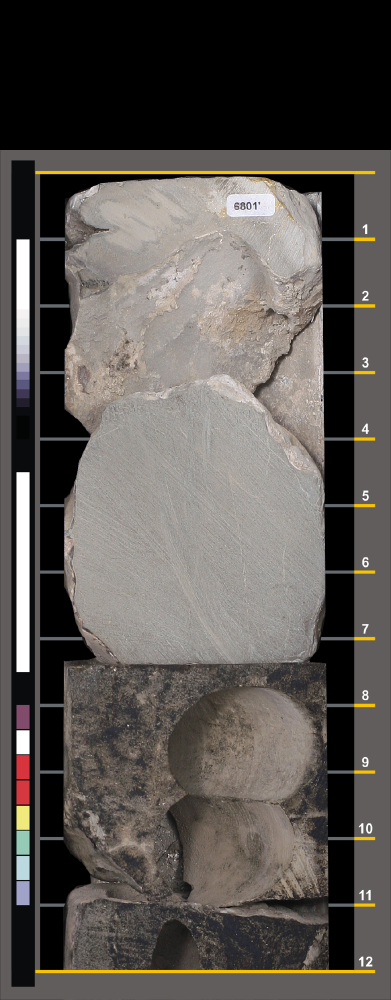
#> input picture 2.model-training/example_test_set/pozo_4_img_1.tif, 782 x 2000 px (shown at 1/2 size); its folder holds 2 pictures in this run
$ python pre_processing_subfolders.py --input_folder ../2.model-training --output_folder out   (older library calls are emulated)
#> lines starting #> are read from the running program, lines starting #| are printed output that depends on the picture; long printed decimals are rounded
import argparse
import numpy as np
import subprocess
import os, sys
import cv2

from PIL import Image
from skimage.color import rgb2gray
from skimage.filters.rank import entropy
from skimage.morphology import disk, opening
from skimage.filters import threshold_otsu, threshold_minimum
from scipy import ndimage as ndi
from skimage.measure import label, regionprops
from skimage.transform import resize
import time

import matplotlib.pyplot as plt

class SampleTemplate:
    # [4 lines left out: function __init__, not called in this run]

class ROILocalizer:
    def __init__(self):
        self.templates = []
        self.dists = []

    # [73 lines left out: functions compute_descriptor, verify_membership, __localize, localize, not called in this run]

def load_image(filename) :
    return cv2.imread(filename)
#> returned value is the input picture: shape (2000, 782, 3); mean B, G, R 82.3, 86.5, 91.1

def save_image(img, filename) :
    cv2.imwrite(filename, img)

def save_results(results, output_folder):
    for result in results:
        filename, patches = result
        basename = os.path.basename(filename)
        filename_no_ext = os.path.splitext(basename)[0]
        heigth = img.shape[0]//4

        save_image(patches[0], os.path.join(output_folder, filename_no_ext + "_patch_1.png"))
        save_image(patches[1], os.path.join(output_folder, filename_no_ext + "_patch_2.png"))
        save_image(patches[2], os.path.join(output_folder, filename_no_ext + "_patch_3.png"))
        save_image(patches[3], os.path.join(output_folder, filename_no_ext + "_patch_4.png"))

def split_image(img, filename, output_folder):
    #basename = os.path.basename(filename)
    #filename_no_ext = os.path.splitext(basename)[0]

    heigth = img.shape[0]//4
    img_1 = img[:heigth,:,:]
    #save_image(img_1, os.path.join(output_folder, filename_no_ext + "_patch_1.png"))

    img_2 = img[heigth:heigth*2,:,:]
    #save_image(img_2, os.path.join(output_folder, filename_no_ext + "_patch_2.png"))

    img_3 = img[heigth*2:heigth*3,:,:]
    #save_image(img_3, os.path.join(output_folder, filename_no_ext + "_patch_3.png"))

    img_4 = img[heigth*3:,:,:]
    #save_image(img_4, os.path.join(output_folder, filename_no_ext + "_patch_4.png"))
    return [img_1, img_2, img_3, img_4]

def process_img(img, filename, output_folder, pit_id, localizer):
#> called with filename = 'pozo_4_img_1.tif', output_folder = 'out', pit_id = 4
    if pit_id == 1:
        img = img[:, 50:-50, :]
        patches = split_image(img, filename, output_folder)
    elif pit_id == 2:
        img = img[:, 524:1136, :]
        patches = split_image(img, filename, output_folder)
    elif pit_id == 3:
        img = img[:, 524:1136, :]
        patches = split_image(img, filename, output_folder)
    elif pit_id == 4:
        img = img[352:1938, 122:667, :]
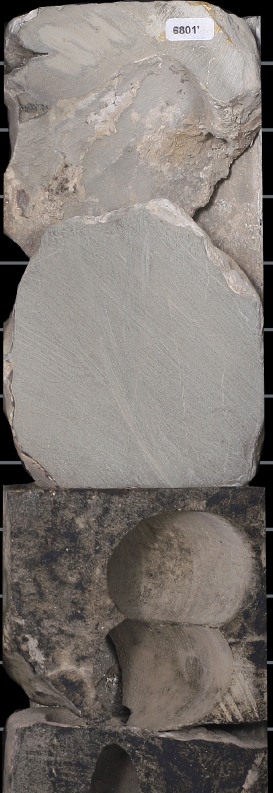
#> img: shape (1586, 545, 3) (shown at 1/2 size); mean of channels 0, 1, 2 114.7, 119.5, 125.9; drawn as B, G, R
        patches = split_image(img, filename, output_folder)
#> in split_image, `img_1 = img[:heigth,:,:]`:
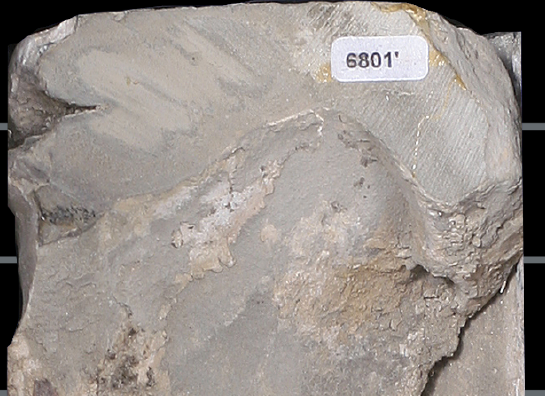
#> img_1: shape (396, 545, 3); mean of channels 0, 1, 2 140.3, 145.5, 153; drawn as B, G, R
#> in split_image, `img_2 = img[heigth:heigth*2,:,:]`:
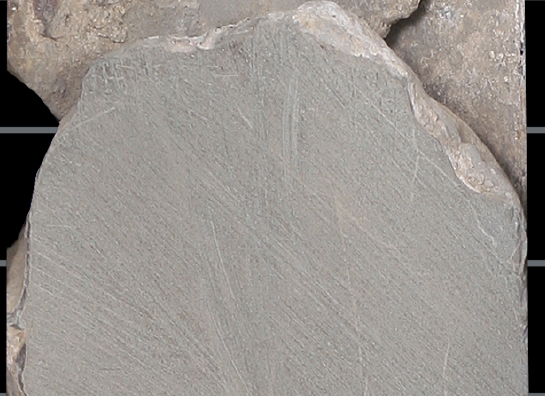
#> img_2: shape (396, 545, 3); mean of channels 0, 1, 2 141.9, 146.4, 151.3; drawn as B, G, R
#> in split_image, `img_3 = img[heigth*2:heigth*3,:,:]`:
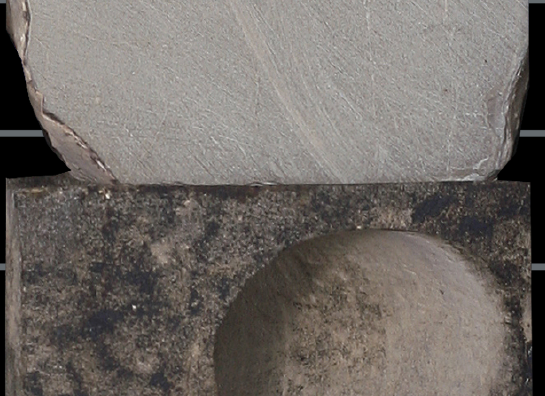
#> img_3: shape (396, 545, 3); mean of channels 0, 1, 2 102.9, 107.6, 113.4; drawn as B, G, R
#> in split_image, `img_4 = img[heigth*3:,:,:]`:
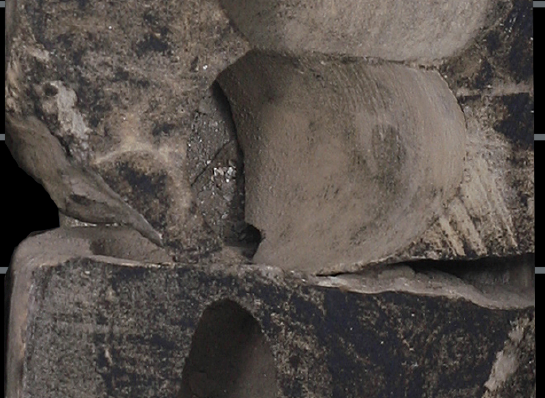
#> img_4: shape (398, 545, 3); mean of channels 0, 1, 2 73.7, 78.8, 86.1; drawn as B, G, R
#> patches = 4 items
    elif pit_id == 5:
        img = img[25:2090, 472:1066, :]
        patches = split_image(img, filename, output_folder)
    elif pit_id == 6:
        img = img[31:509, 119:262, :]
        patches = split_image(img, filename, output_folder)
    elif pit_id == 7:
        img = img[70:2060, 458:1050, :]
        patches = split_image(img, filename, output_folder)
    elif pit_id == 8:
        img = img[352:1938, 132:637, :]
        patches = split_image(img, filename, output_folder)
    elif pit_id == 9:
        img = img[45:2075, 551:1135, :]
        patches = split_image(img, filename, output_folder)
    elif pit_id == 10:
        img = img[80:2062, 472:1076, :]
        patches = split_image(img, filename, output_folder)
    else:
        roi = localizer.localize(img)
        img = img[roi[0]:roi[2],roi[1]:roi[3]]
        patches = split_image(img, filename, output_folder)

    return patches

#===============#
# main function
#===============#
if __name__ == "__main__":
    # verify input parameters
    parser = argparse.ArgumentParser('Applies the pre-processing steps to a folder containing subfolders')
    required_named = parser.add_argument_group('required named arguments')
    required_named.add_argument('-i', '--input_folder', type=str, help='Folder containing the subfolders with the images', required=True)
    required_named.add_argument('-o', '--output_folder', type=str, help='Output folder', required=True)
#   parser.add_argument("--num_pits", type=int, default=10, help="Number of pits")
    parser.add_argument("-r", "--visualize_images", action="store_true", default=False, help="Visualize the images")
    args = parser.parse_args()

    # read input parameters
    input_folder = args.input_folder
    output_folder = args.output_folder
    visualize_images = args.visualize_images

    if not os.path.isdir(output_folder):
        os.makedirs(output_folder)

    print("Procesando folder '{}':".format(input_folder))
    subfolders = os.listdir(input_folder)
    subfolders.sort()
    time_all_folders = 0

    for subfolder in subfolders:
        print("Procesando subfolder '{}':".format(subfolder))

        print("- Iniciando preprocesamiento")
        # T1 : Loop para iniciar el preprocesamiento
        start = time.time()

        # read the files in the directory
        files = os.listdir(os.path.join(input_folder, subfolder))
        files.sort()
        files_zip = zip(range(1, len(files)+1), files)

        # process each image
        n_imgs_per_pit = {}
        localizer = ROILocalizer()
        results_list = []

        for i, file in files_zip:
            # read image
            img = load_image(os.path.join(input_folder, subfolder, file))

            # split the filename
            basename = os.path.basename(file)
            filename_no_ext = os.path.splitext(basename)[0]

            token = filename_no_ext.split('_')

            if token != None:
                pit_id = int(token[1])
            else:
                pit_id = -1

            # count the number of images per pit
            if not pit_id in n_imgs_per_pit:
                n_imgs_per_pit[pit_id] = 0
            n_imgs_per_pit[pit_id] += 1

            # apply a different procedure according to the number of pit
            print(" Procesando imagen {}/{} ...\r".format(i, len(files)), end="")
            patches = process_img(img, file, output_folder, pit_id, localizer)
#> patches = 4 items
            results_list.append((file, patches))

        # T2 : Preprocesamient finalizado
        total_time = time.time() - start
        print("- Preprocesamiento finalizado: {} sec".format(total_time))
#| - Preprocesamiento finalizado: 0.2495 sec
        time_all_folders += total_time
#> time_all_folders = 0.25
        print("- Guardando resultados ...")

        # Guardar los resultados
        save_results(results_list, output_folder)
#> the loop in save_results, `for result in results:` made 2 passes
#> pass 2, in save_image (call 6), `cv2.imwrite(filename, img)`:
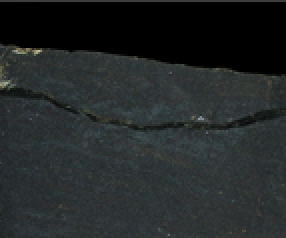
#> saved as pozo_6_img_1_patch_2.png: shape (119, 143, 3) (shown 2 times larger); mean B, G, R 40.4, 39.9, 35.8
#> pass 2, in save_image (call 8), `cv2.imwrite(filename, img)`:
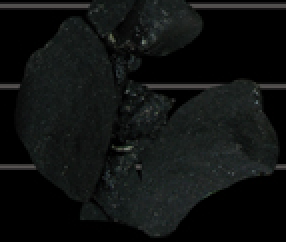
#> saved as pozo_6_img_1_patch_4.png: shape (121, 143, 3) (shown 2 times larger); mean B, G, R 17.2, 17.9, 15.7

        # visualizar imagenes
        if visualize_images:
            n_rows = len(files)
            n_cols = 4
            f, axarr = plt.subplots(n_rows, n_cols, figsize=(5,50))
            results_list_flat = []
            for i, result in zip(range(len(results_list)), results_list):
                _, patches = result
                axarr[i,0].imshow(patches[0])
                axarr[i,1].imshow(patches[1])
                axarr[i,2].imshow(patches[2])
                axarr[i,3].imshow(patches[3])
                # axarr[i,0].axis('off')
                # axarr[i,1].axis('off')
                # axarr[i,2].axis('off')
                # axarr[i,3].axis('off')
            plt.tight_layout()
            plt.show()

        n_patches = 0
        # print("Reporte: images processed by pozo id:")
        for i in range(1, max(n_imgs_per_pit)+1):
            if i in n_imgs_per_pit:
        #         print("Pit {}: {} images (created {} patches)".format(i, n_imgs_per_pit[i], n_imgs_per_pit[i]*4))
                n_patches += n_imgs_per_pit[i]*4
        print("- Patches creados: {}".format(n_patches))

    print("Tiempo de procesamiento para todos los subfolders: {} sec".format(time_all_folders))
#| Tiempo de procesamiento para todos los subfolders: 0.2495 sec

$ run again, on 2.model-training/example_test_set/pozo_8_img_1.tif
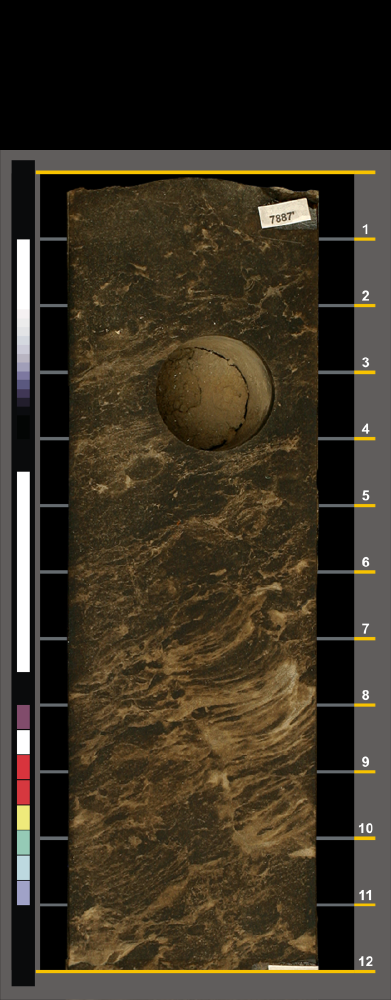
#> input picture 2.model-training/example_test_set/pozo_8_img_1.tif, 782 x 2000 px (shown at 1/2 size)
#> in load_image, returned value is the input picture: shape (2000, 782, 3); mean B, G, R 35.7, 49.9, 58.4
#> in split_image, `img_3 = img[heigth*2:heigth*3,:,:]`:
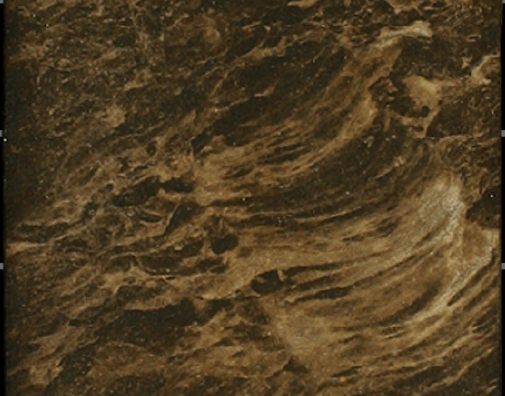
#> img_3: shape (396, 505, 3); mean of channels 0, 1, 2 34.8, 61.8, 79.3; drawn as B, G, R
#> in split_image, `img_4 = img[heigth*3:,:,:]`:
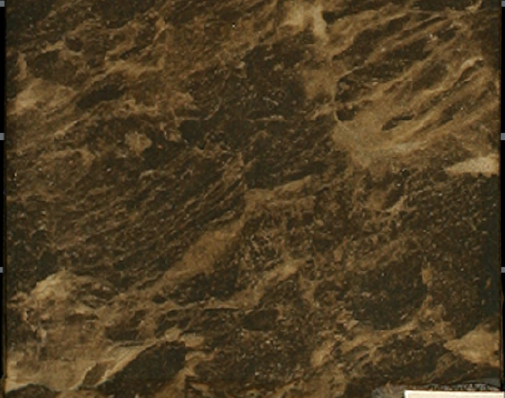
#> img_4: shape (398, 505, 3); mean of channels 0, 1, 2 35, 61.3, 77.8; drawn as B, G, R
#> in process_img, `patches = split_image(img, filename, output_folder)`: patches = 4 items
#> the loop in save_results, `for result in results:` made 1 pass
#> (filename, heigth) on pass 1: ('pozo_8_img_1.tif', 500)

$ run again, on 2.model-training/example_test_set/pozo_6_img_1.tif
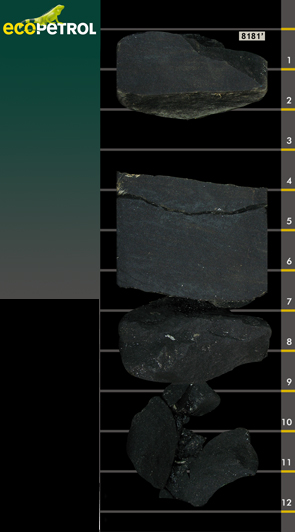
#> input picture 2.model-training/example_test_set/pozo_6_img_1.tif, 295 x 532 px
#> in load_image, returned value is the input picture: shape (532, 295, 3); mean B, G, R 30.6, 33.3, 26.1
#> in process_img, `img = img[31:509, 119:262, :]`:
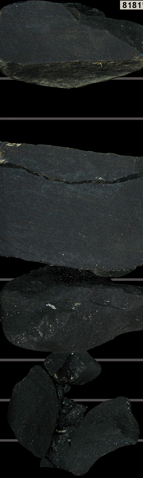
#> img: shape (478, 143, 3); mean of channels 0, 1, 2 30.6, 31.1, 28.1; drawn as B, G, R
#> in process_img, `patches = split_image(img, filename, output_folder)`: patches = 4 items
#> the loop in save_results, `for result in results:` made 1 pass
#> (filename, heigth) on pass 1: ('pozo_6_img_1.tif', 133)
